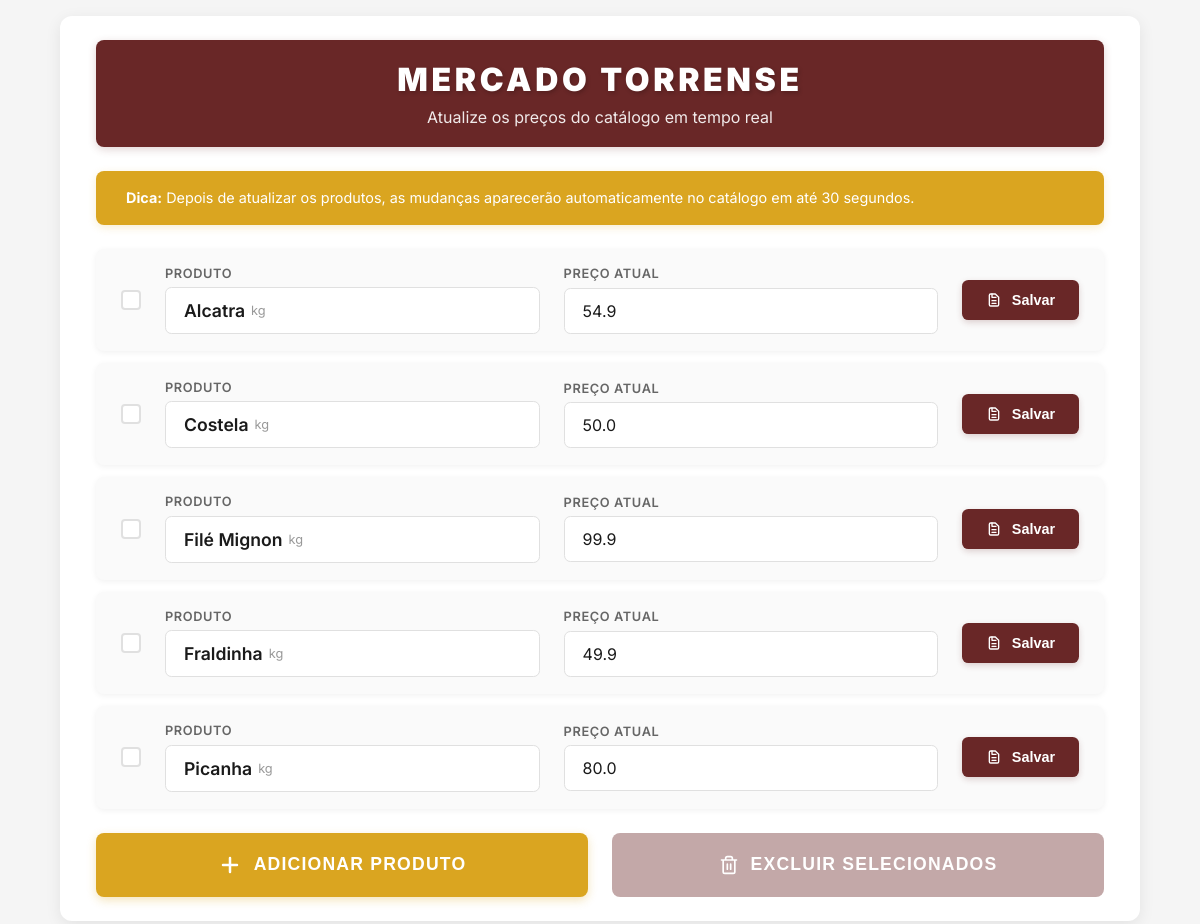
Page /gerenciar on the earlier database version.
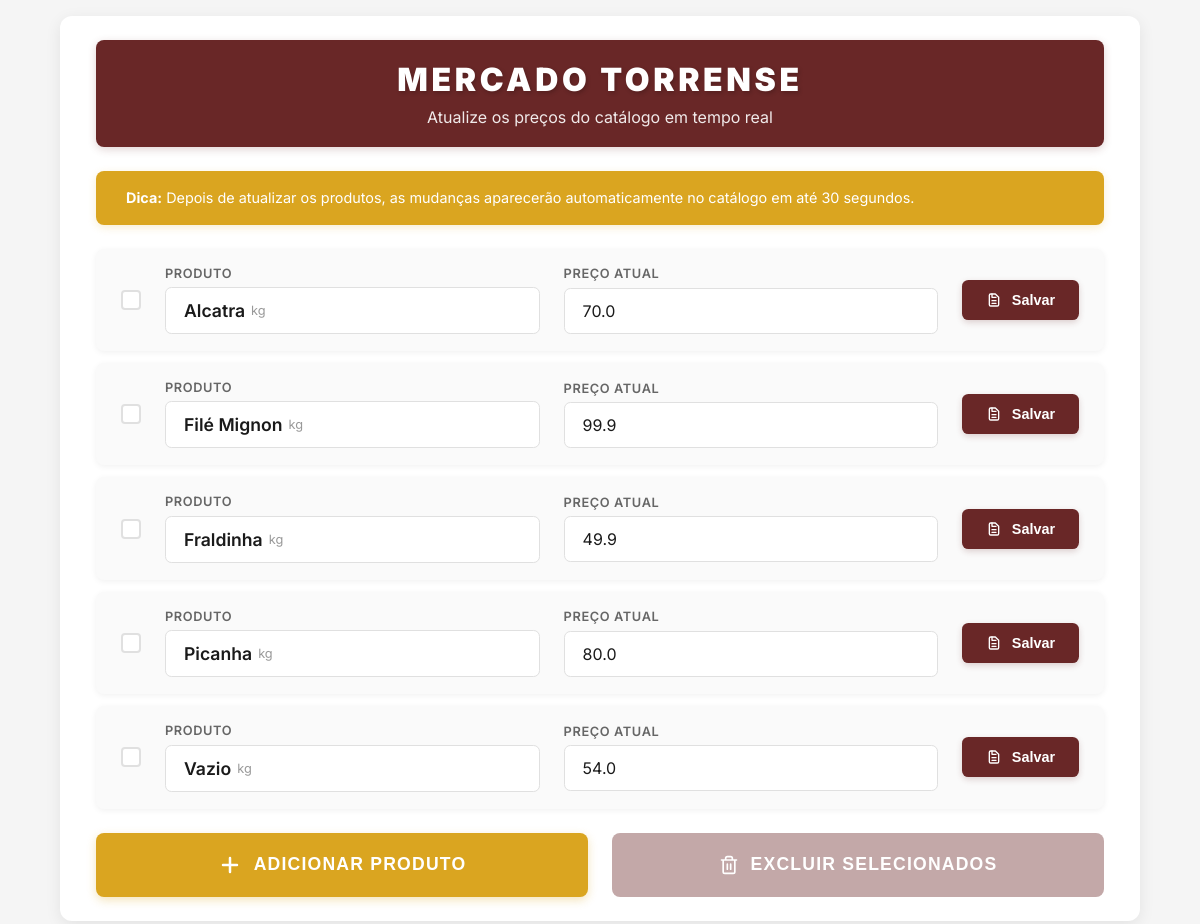
Same page on the later database version.
### tables this page shows
CREATE TABLE produtos (
            id INTEGER PRIMARY KEY AUTOINCREMENT,
            nome TEXT NOT NULL,
            preco REAL NOT NULL,
            unidade TEXT NOT NULL
        );

### app.py (the view)
@app.route('/')
@app.route('/gerenciar')
def gerenciar():
    conn = get_db_connection()
    produtos = conn.execute('SELECT * FROM produtos ORDER BY nome').fetchall()
    conn.close()
    return render_template('gerenciar.html', produtos=produtos)

### app.py (called while the page is built)
def get_db_connection():
    conn = sqlite3.connect(DB_NAME)
    conn.row_factory = sqlite3.Row
    return conn

### templates/gerenciar.html (shortened to what this page needs)
<!DOCTYPE html>
<html lang="pt-BR">
<head>
    <link rel="stylesheet" href="{{ url_for('static', filename='styles/gerenciar.css') }}">
</head>
<body>
    <div class="container">
        <div class="header">
            <h1>MERCADO TORRENSE</h1>
            <p>Atualize os preços do catálogo em tempo real</p>
        </div>
        <div class="info-box">
            <strong>Dica:</strong> Depois de atualizar os produtos, as mudanças aparecerão automaticamente no catálogo em até 30 segundos.
        </div>
        <div id="produtosLista">
            {% for produto in produtos %}
            <div class="produto-item">
                <div class="produto-checkbox">
                    <label for="select-{{ produto.id }}" class="checkbox-custom"></label>
                </div>
                <div class="produto-col">
                    <div class="produto-label">Produto</div>
                    <div class="produto-nome-display">
                        {{ produto.nome }}<span class="produto-unidade">{{ produto.unidade }}</span>
                    </div>
                </div>
                <div class="produto-col">
                    <div class="produto-label">Preço Atual</div>
                    <input
                        type="number"
                        id="preco-{{ produto.id }}"
                        step="0.01"
                        min="0"
                        value="{{ produto.preco }}"
                        placeholder="R$ 0,00"
                    >
                </div>
                <button class="btn-salvar" onclick="atualizarPreco({{ produto.id }})">
                    Salvar
                </button>
            </div>
            {% endfor %}
        </div>
        <div class="botoes-container">
            <button class="btn-adicionar" onclick="abrirModal()">
                <svg class="icon-plus" viewBox="0 0 24 24" fill="none" xmlns="http://www.w3.org/2000/svg">
                    <path d="M12 5V19M5 12H19" stroke="currentColor" stroke-width="2.5" stroke-linecap="round" stroke-linejoin="round"/>
                </svg>
                ADICIONAR PRODUTO
            </button>
            <button class="btn-excluir" id="btnExcluir" onclick="abrirModalExclusao()">
                EXCLUIR SELECIONADOS
            </button>
        </div>
    </div>
</body>
</html>

Differences in the rows shown:
removed produtos: nome "Costela", unidade "kg", preco "50.0"
changed produtos "Alcatra": preco "54.9" → "70.0"
added produtos: nome "Vazio", unidade "kg", preco "54.0"
